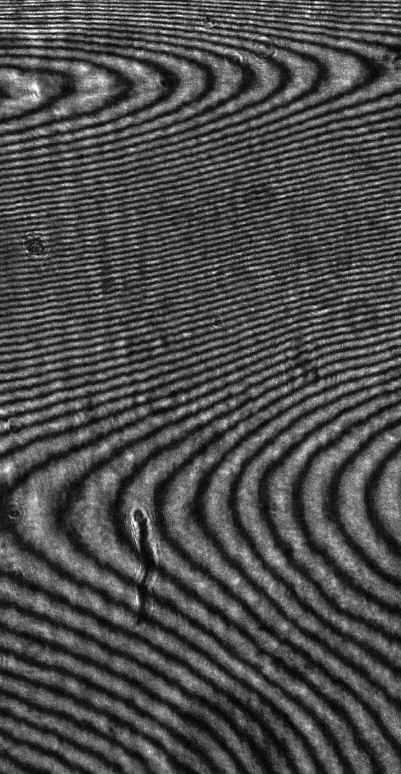
#> input picture interference_pattern/shape_fitting/sample.tif, 801 x 1548 px (shown at 1/2 size)
$ python basinhopping_abcheck.py   (Python 2 division)
#> lines starting #> are read from the running program, lines starting #| are printed output that depends on the picture; after the words box and inside, x2 and y2 are one past the last pixel; in counts of white or black regions, pixels touching at a corner belong together
#!/usr/bin/env python
from __future__ import division
import sys
import time
from mpl_toolkits.mplot3d import Axes3D
import matplotlib.pyplot as plt
import matplotlib as mpl
from  mpl_toolkits.axes_grid1.axes_divider import make_axes_locatable
from  mpl_toolkits.axes_grid1.colorbar import colorbar
import numpy as np
import cv2
from skimage import exposure
from scipy.optimize import basinhopping
from scipy import signal


def equalize(img_array):
    """
    returns array with float 0-1

    """
    equalized = exposure.equalize_hist(img_array)
    return equalized

def difference(data_img, generated_img):
    """
    both images have to be 0-1float

    """
    diff_value = np.sum((data_img-generated_img)**2)
    return diff_value

def surface_polynomial(size, coeff):
    def poly(x, y):
        poly = coeff[0]*x**2+coeff[1]*y**2+coeff[2]*x*y+coeff[3]*x+coeff[4]*y+coeff[5]
        return poly
    x = np.linspace(0,size[1]-1, size[1])
    y = np.linspace(0,size[0]-1, size[0])
    zz = poly(x[None,:],y[:,None])
    return zz

def nl(coeff, data_img):
    """
    negative likelyhood-like function; aim to minimize this
    data_img has to be 0-1float

    """
    height = surface_polynomial(data_img.shape, coeff)
    expected= 1+ np.cos(4*np.pi*height/0.532)
    #expected= 1+ signal.square((4*np.pi/0.532)*height)
    expected /= expected.max()#normalize to 0-1float
    #expected = equalize(expected)
    return difference(data_img, expected)

def surface_polynomial_dc(size, coeff,c):
    def poly(x, y):
        poly = coeff[0]*x**2+coeff[1]*y**2+coeff[2]*x*y+coeff[3]*x+coeff[4]*y+c/1000.
        return poly
    x = np.linspace(0,size[1]-1, size[1])
    y = np.linspace(0,size[0]-1, size[0])
    zz = poly(x[None,:],y[:, None])
    return zz

def nl_dc(coeff, data_img):
    """
    constant decoupled

    """
    clist =range(0,int(532/4),40)#varying c term in surface_polynomial to make stripes change at least 1 cycle
    difflist = [0]*len(clist)
    for cindx,c in enumerate(clist):
        height = surface_polynomial_dc(data_img.shape,coeff,c)
        expected= 1+ np.cos(4*np.pi*height/0.532)
        expected /= expected.max()#normalize to 0-1float
        #expected = equalize(expected)
        difflist[cindx] = difference(data_img, expected)
    return min(difflist)/max(difflist)

if __name__ == "__main__":
    from scipy.ndimage import gaussian_filter
    import time
    import matplotlib.pyplot as plt
    from scipy.ndimage import zoom

    N = 50 #a,b value resolution; a, b linear term coeff
    sample_size = 30#a, b value range
    start = time.time()
    data_img = cv2.imread('sample.tif', 0)
#> data_img is the input picture: shape (1548, 801); min 0, max 255, mean 75
    fitimg = np.copy(data_img)
    xstore = {}
    dyy,dxx = 100,100
    yy,xx = 200,100
    patchysize, patchxsize = 100,100
    zoomfactory,zoomfactorx = 1,1
    data_patch = data_img[yy:yy+patchysize,xx:xx+patchxsize]
    data_patch= gaussian_filter(data_patch,sigma=0)
    data_patch = data_patch[::zoomfactory,::zoomfactorx]
    data_patch= equalize(data_patch)#float0-1
#> in equalize, `equalized = exposure.equalize_hist(img_array)`:
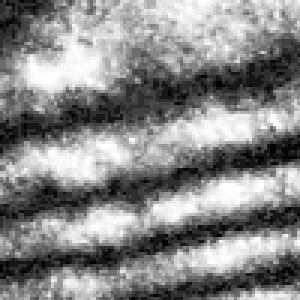
#> equalized: shape (100, 100) float64 (shown 3 times larger); min 0.0003, max 1, mean 0.533

    #alist = np.linspace(0,sample_size,N) # x direction
    #blist = np.linspace(-sample_size, sample_size,2*N) # y direction
    alist = np.linspace(-0.030,0.030,150) # x direction
    blist = np.linspace(-0.030,0.030,150) # y direction
    aa, bb = np.meshgrid(alist,blist)
    nl_1storder = np.empty(aa.shape)
    for i in np.arange(alist.size):
        for j in np.arange(blist.size):
            if (j-0.5*len(blist))**2+(i)**2<=(0.*len(alist))**2:#remove central region to avoid 0,0 global min
                nl_1storder[j,i] = np.nan
            else:
                nl_1storder[j,i] = nl([0,0,0,aa[j,i],bb[j,i],0],data_patch)
                #nl_1storder[j,i] = nl_dc([0,0,0,aa[j,i],bb[j,i]],data_patch)
            sys.stdout.write('\r%i/%i     ' % (i*blist.size+j+1,alist.size*blist.size))
            sys.stdout.flush()
#> this loop made 150 passes
#> pass 1, in nl, `height = surface_polynomial(data_img.shape, coeff)`:
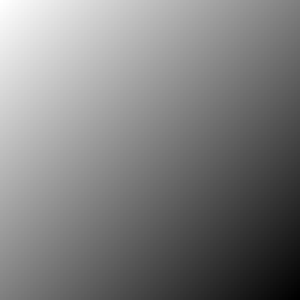
#> height: shape (100, 100) float64 (shown 3 times larger); min -5.94, max 0, mean -2.97; drawn with min black and max white
#> pass 1, in nl, `expected= 1+ np.cos(4*np.pi*height/0.532)`:
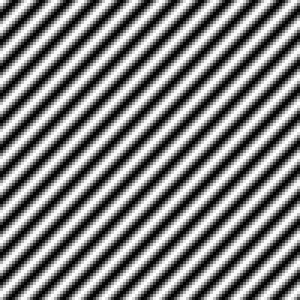
#> expected: shape (100, 100) float64 (shown 3 times larger); min 0.000279, max 2, mean 1; drawn with min black and max white
#> after the loop:
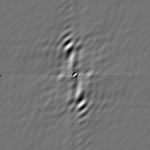
#> nl_1storder: shape (150, 150) float64; 0% of the values are NaN or infinite; the others: min 1231.7, max 3044.9, mean 2063.8; drawn with min black, max white, NaN and infinite black
    sys.stdout.write('\n')
    elapsed = time.time() - start
    print "took %.2f seconds to compute the negative likelihood" % elapsed
    index = np.unravel_index(np.nanargmin(nl_1storder), nl_1storder.shape)
    index = (alist[index[1]], blist[index[0]])
    index = np.array(index)

    initcoeff_linear= np.array([0,0,0,index[0],index[1],0])
    print initcoeff_linear

    generated_intensity = 1+np.cos((4*np.pi/0.532)*surface_polynomial(data_patch.shape, initcoeff_linear))
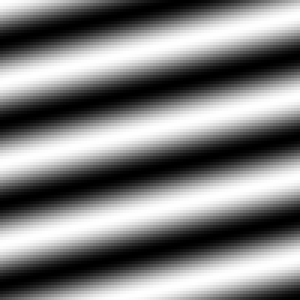
#> generated_intensity: shape (100, 100) float64 (shown 3 times larger); min 1.26e-08, max 2, mean 1; drawn with min black and max white
    generated_intensity /= generated_intensity.max()
    #generated_intenity = equalize(generated_intensity)
    plt.imshow(np.concatenate((generated_intensity,data_patch,(generated_intensity-data_patch)**2),axis=1))
    plt.show()
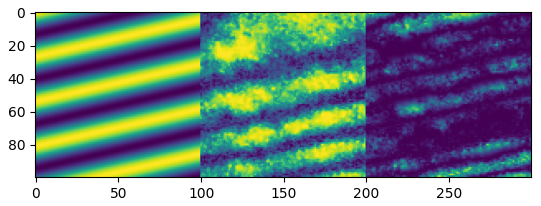
#> figure drawn by matplotlib, 1 panel

    nlmin = nl_1storder[~np.isnan(nl_1storder)].min()
    nlmax = nl_1storder[~np.isnan(nl_1storder)].max()
    fig = plt.figure()
    print nl_1storder.shape
    nl_1storder[np.isnan(nl_1storder)] = 0
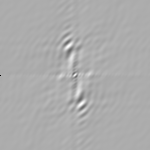
#> nl_1storder: shape (150, 150) float64; under 0.01% of pixels changed, all inside (x1, y1, x2, y2) = (0, 75, 1, 76); drawn with min black and max white
    ax = fig.add_subplot(111)
    plt.tick_params(bottom='off',labelbottom='off',left='off',labelleft='off')
    ax.set_aspect('equal')
    print nlmin,nlmax
    im = ax.imshow(nl_1storder,cmap='RdBu',norm=mpl.colors.Normalize(vmin=nlmin,vmax=nlmax))
    ax_divider = make_axes_locatable(ax)
    cax = ax_divider.append_axes('right',size='3%',pad='2%')
#> (the run stopped early here; a loop or call above may not have finished)
